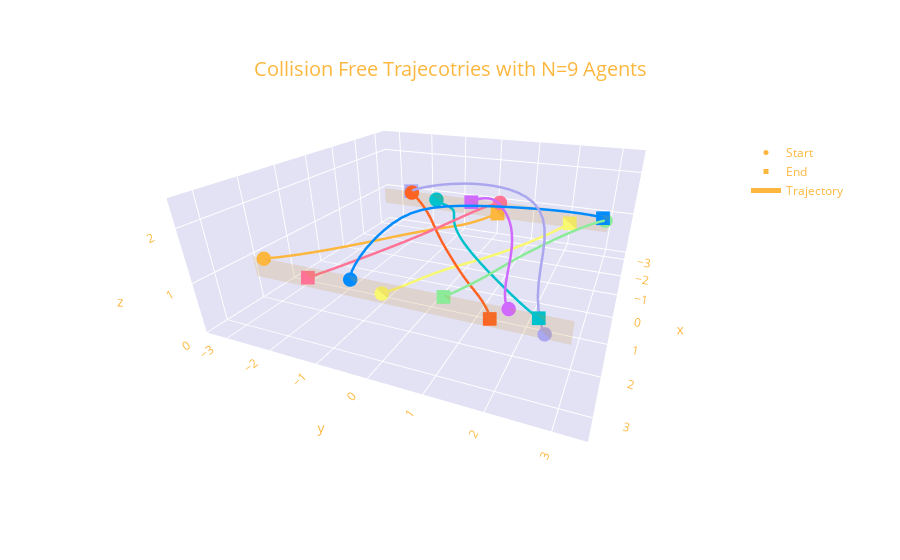

Notebook cell for this chart:
### Code cell
c = ["#fdb73e", "#00C1CC", '#008CFF', '#8BEB98', '#CF69FF', '#FF7396', "#F9F871", "#FF6222", "#AAA7EF"]

last = len(agent1_x)-1

start1 = go.Scatter3d(
    x=[pos_df[pos_df.Agent=='Agent 1'].X[0]],
    y=[pos_df[pos_df.Agent=='Agent 1'].Y[0]],
    z=[pos_df[pos_df.Agent=='Agent 1'].Z[0]],
    mode='markers',
    name='Start 1',
    marker=dict(symbol="circle",color=c[0],size=5),
    hovertemplate='Agent 1 start<extra></extra>'
)

end1 = go.Scatter3d(
    x=[pos_df[pos_df.Agent=='Agent 1'].X[last]],
    y=[pos_df[pos_df.Agent=='Agent 1'].Y[last]],
    z=[pos_df[pos_df.Agent=='Agent 1'].Z[last]],
    mode='markers',
    name='End 1',
    marker=dict(symbol="square",color=c[0],size=5),
    hovertemplate='Agent 1 end<extra></extra>'
)

traj1 = go.Scatter3d(
    x=pos_df[pos_df.Agent=='Agent 1'].X,
    y=pos_df[pos_df.Agent=='Agent 1'].Y,
    z=pos_df[pos_df.Agent=='Agent 1'].Z,
    mode='lines',
    name='Trajectory 1',
    line=dict(width=5, color=c[0]),
    hovertemplate='Agent 1 trajectory<extra></extra>'
)

start2 = go.Scatter3d(
    x=[pos_df[pos_df.Agent=='Agent 2'].X[0]],
    y=[pos_df[pos_df.Agent=='Agent 2'].Y[0]],
    z=[pos_df[pos_df.Agent=='Agent 2'].Z[0]],
    mode='markers',
    name='Start 2',
    marker=dict(symbol="circle",color=c[1],size=5),
    hovertemplate='Agent 2 start<extra></extra>'
)

end2 = go.Scatter3d(
    x=[pos_df[pos_df.Agent=='Agent 2'].X[last]],
    y=[pos_df[pos_df.Agent=='Agent 2'].Y[last]],
    z=[pos_df[pos_df.Agent=='Agent 2'].Z[last]],
    mode='markers',
    name='End 2',
    marker=dict(symbol="square",color=c[1],size=5),
    hovertemplate='Agent 2 end<extra></extra>'
)

traj2 = go.Scatter3d(
    x=pos_df[pos_df.Agent=='Agent 2'].X,
    y=pos_df[pos_df.Agent=='Agent 2'].Y,
    z=pos_df[pos_df.Agent=='Agent 2'].Z,
    mode='lines',
    name='Trajectory 2',
    line=dict(width=5, color=c[1]),
    hovertemplate='Agent 2 end<extra></extra>'
)

start3 = go.Scatter3d(
    x=[pos_df[pos_df.Agent=='Agent 3'].X[0]],
    y=[pos_df[pos_df.Agent=='Agent 3'].Y[0]],
    z=[pos_df[pos_df.Agent=='Agent 3'].Z[0]],
    mode='markers',
    name='Start 3',
    marker=dict(symbol="circle",color=c[2],size=5),
    hovertemplate='Agent 3 start<extra></extra>'
)

end3 = go.Scatter3d(
    x=[pos_df[pos_df.Agent=='Agent 3'].X[last]],
    y=[pos_df[pos_df.Agent=='Agent 3'].Y[last]],
    z=[pos_df[pos_df.Agent=='Agent 3'].Z[last]],
    mode='markers',
    name='End 3',
    marker=dict(symbol="square",color=c[2],size=5),
    hovertemplate='Agent 3 end<extra></extra>'
)

traj3 = go.Scatter3d(
    x=pos_df[pos_df.Agent=='Agent 3'].X,
    y=pos_df[pos_df.Agent=='Agent 3'].Y,
    z=pos_df[pos_df.Agent=='Agent 3'].Z,
    mode='lines',
    name='Trajectory 3',
    line=dict(width=5, color=c[2]),
    hovertemplate='Agent 3 trajectory<extra></extra>'
)

start4 = go.Scatter3d(
    x=[pos_df[pos_df.Agent=='Agent 4'].X[0]],
    y=[pos_df[pos_df.Agent=='Agent 4'].Y[0]],
    z=[pos_df[pos_df.Agent=='Agent 4'].Z[0]],
    mode='markers',
    name='Start 4',
    marker=dict(symbol="circle",color=c[3],size=5),
    hovertemplate='Agent 4 start<extra></extra>'
)

end4 = go.Scatter3d(
    x=[pos_df[pos_df.Agent=='Agent 4'].X[last]],
    y=[pos_df[pos_df.Agent=='Agent 4'].Y[last]],
    z=[pos_df[pos_df.Agent=='Agent 4'].Z[last]],
    mode='markers',
    name='End 4',
    marker=dict(symbol="square",color=c[3],size=5),
    hovertemplate='Agent 4 end<extra></extra>'
)

traj4 = go.Scatter3d(
    x=pos_df[pos_df.Agent=='Agent 4'].X,
    y=pos_df[pos_df.Agent=='Agent 4'].Y,
    z=pos_df[pos_df.Agent=='Agent 4'].Z,
    mode='lines',
    name='Trajectory 4',
    line=dict(width=5, color=c[3]),
    hovertemplate='Agent 4 trajectory<extra></extra>'
)

start5 = go.Scatter3d(
    x=[pos_df[pos_df.Agent=='Agent 5'].X[0]],
    y=[pos_df[pos_df.Agent=='Agent 5'].Y[0]],
    z=[pos_df[pos_df.Agent=='Agent 5'].Z[0]],
    mode='markers',
    name='Start 5',
    marker=dict(symbol="circle",color=c[4],size=5),
    hovertemplate='Agent 5 start<extra></extra>'
)

end5 = go.Scatter3d(
    x=[pos_df[pos_df.Agent=='Agent 5'].X[last]],
    y=[pos_df[pos_df.Agent=='Agent 5'].Y[last]],
    z=[pos_df[pos_df.Agent=='Agent 5'].Z[last]],
    mode='markers',
    name='End 5',
    marker=dict(symbol="square",color=c[4],size=5),
    hovertemplate='Agent 5 end<extra></extra>'
)

traj5 = go.Scatter3d(
    x=pos_df[pos_df.Agent=='Agent 5'].X,
    y=pos_df[pos_df.Agent=='Agent 5'].Y,
    z=pos_df[pos_df.Agent=='Agent 5'].Z,
    mode='lines',
    name='Trajectory 5',
    line=dict(width=5, color=c[4]),
    hovertemplate='Agent 5 trajectory<extra></extra>'
)

start6 = go.Scatter3d(
    x=[pos_df[pos_df.Agent=='Agent 6'].X[0]],
    y=[pos_df[pos_df.Agent=='Agent 6'].Y[0]],
    z=[pos_df[pos_df.Agent=='Agent 6'].Z[0]],
    mode='markers',
    name='Start 6',
    marker=dict(symbol="circle",color=c[5],size=5),
    hovertemplate='Agent 6 start<extra></extra>'
)

end6 = go.Scatter3d(
    x=[pos_df[pos_df.Agent=='Agent 6'].X[last]],
    y=[pos_df[pos_df.Agent=='Agent 6'].Y[last]],
    z=[pos_df[pos_df.Agent=='Agent 6'].Z[last]],
    mode='markers',
    name='End 6',
    marker=dict(symbol="square",color=c[5],size=5),
    hovertemplate='Agent 6 end<extra></extra>'
)

traj6 = go.Scatter3d(
    x=pos_df[pos_df.Agent=='Agent 6'].X,
    y=pos_df[pos_df.Agent=='Agent 6'].Y,
    z=pos_df[pos_df.Agent=='Agent 6'].Z,
    mode='lines',
    name='Trajectory 6',
    line=dict(width=5, color=c[5]),
    hovertemplate='Agent 6 trajectory<extra></extra>'
)

start7 = go.Scatter3d(
    x=[pos_df[pos_df.Agent=='Agent 7'].X[0]],
    y=[pos_df[pos_df.Agent=='Agent 7'].Y[0]],
    z=[pos_df[pos_df.Agent=='Agent 7'].Z[0]],
    mode='markers',
    name='Start 7',
    marker=dict(symbol="circle",color=c[6],size=5),
    hovertemplate='Agent 7 start<extra></extra>'
)

end7 = go.Scatter3d(
    x=[pos_df[pos_df.Agent=='Agent 7'].X[last]],
    y=[pos_df[pos_df.Agent=='Agent 7'].Y[last]],
    z=[pos_df[pos_df.Agent=='Agent 7'].Z[last]],
    mode='markers',
    name='End 6',
    marker=dict(symbol="square",color=c[6],size=5),
    hovertemplate='Agent 7 end<extra></extra>'
)

traj7 = go.Scatter3d(
    x=pos_df[pos_df.Agent=='Agent 7'].X,
    y=pos_df[pos_df.Agent=='Agent 7'].Y,
    z=pos_df[pos_df.Agent=='Agent 7'].Z,
    mode='lines',
    name='Trajectory 7',
    line=dict(width=5, color=c[6]),
    hovertemplate='Agent 7 trajectory<extra></extra>'
)

start8 = go.Scatter3d(
    x=[pos_df[pos_df.Agent=='Agent 8'].X[0]],
    y=[pos_df[pos_df.Agent=='Agent 8'].Y[0]],
    z=[pos_df[pos_df.Agent=='Agent 8'].Z[0]],
    mode='markers',
    name='Start 6',
    marker=dict(symbol="circle",color=c[7],size=5),
    hovertemplate='Agent 8 start<extra></extra>'
)

end8 = go.Scatter3d(
    x=[pos_df[pos_df.Agent=='Agent 8'].X[last]],
    y=[pos_df[pos_df.Agent=='Agent 8'].Y[last]],
    z=[pos_df[pos_df.Agent=='Agent 8'].Z[last]],
    mode='markers',
    name='End 8',
    marker=dict(symbol="square",color=c[7],size=5),
    hovertemplate='Agent 8 end<extra></extra>'
)

traj8 = go.Scatter3d(
    x=pos_df[pos_df.Agent=='Agent 8'].X,
    y=pos_df[pos_df.Agent=='Agent 8'].Y,
    z=pos_df[pos_df.Agent=='Agent 8'].Z,
    mode='lines',
    name='Trajectory 8',
    line=dict(width=5, color=c[7]),
    hovertemplate='Agent 8 trajectory<extra></extra>'
)

start9 = go.Scatter3d(
    x=[pos_df[pos_df.Agent=='Agent 9'].X[0]],
    y=[pos_df[pos_df.Agent=='Agent 9'].Y[0]],
    z=[pos_df[pos_df.Agent=='Agent 9'].Z[0]],
    mode='markers',
    name='Start 9',
    marker=dict(symbol="circle",color=c[8],size=5),
    hovertemplate='Agent 9 start<extra></extra>'
)

end9 = go.Scatter3d(
    x=[pos_df[pos_df.Agent=='Agent 9'].X[last]],
    y=[pos_df[pos_df.Agent=='Agent 9'].Y[last]],
    z=[pos_df[pos_df.Agent=='Agent 9'].Z[last]],
    mode='markers',
    name='End 9',
    marker=dict(symbol="square",color=c[8],size=5),
    hovertemplate='Agent 9 end<extra></extra>'
)

traj9 = go.Scatter3d(
    x=pos_df[pos_df.Agent=='Agent 9'].X,
    y=pos_df[pos_df.Agent=='Agent 9'].Y,
    z=pos_df[pos_df.Agent=='Agent 9'].Z,
    mode='lines',
    name='Trajectory 9',
    line=dict(width=5, color=c[8]),
    hovertemplate='Agent 9 trajectory<extra></extra>'
)

start = go.Scatter3d(
    x=[10],
    y=[10],
    z=[10],
    mode='markers',
    name='Start',
    marker=dict(symbol="circle",color="#fdb73e",size=5)
)

end = go.Scatter3d(
    x=[10],
    y=[10],
    z=[10],
    mode='markers',
    name='End',
    marker=dict(symbol="square",color="#fdb73e",size=5)
)

traj = go.Scatter3d(
    x=[10],
    y=[10],
    z=[10],
    mode='lines',
    name='Trajectory',
    line=dict(width=5, color="#fdb73e")
)

start_zone = go.Mesh3d(
        x=[-2.5, -2.5, -2.5, -2.5],
        y=[-3, -3, 3, 3],
        z=[1.2, 0.8, 1.2, 0.8],

        i=[0, 0, 0, 1],
        j=[1, 2, 3, 2],
        k=[2, 3, 1, 3],
        opacity=0.1,
        color='#fdb73e',
        flatshading = True,
        hovertemplate='Even Agent<br>Start Zone<extra></extra>'
    )

end_zone = go.Mesh3d(
        x=[2.5, 2.5, 2.5, 2.5],
        y=[-3, -3, 3, 3],
        z=[1.2, 0.8, 1.2, 0.8],

        i=[0, 0, 0, 1],
        j=[1, 2, 3, 2],
        k=[2, 3, 1, 3],
        opacity=0.1,
        color='#fdb73e',
        flatshading = True,
        hovertemplate='Odd Agent<br>Start Zone<extra></extra>'
    )

fig = go.Figure(data=[start1, end1, traj1, 
                      start2, end2, traj2, 
                      start3, end3, traj3, 
                      start4, end4, traj4,
                      start5, end5, traj5,
                      start6, end6, traj6, 
                      start7, end7, traj7,
                      start8, end8, traj8,
                      start9, end9, traj9,
                      start, end, traj,
                      start_zone, end_zone])

fig.update_layout({
    'paper_bgcolor': 'rgba(0, 0, 0, 0)',
    'scene_xaxis_backgroundcolor': 'rgba(47, 47, 65, 0.3)',
    'scene_yaxis_backgroundcolor': 'rgba(47, 47, 65, 0.3)',
    'scene_zaxis_backgroundcolor': 'rgba(47, 47, 65, 0.3)',
    'scene_xaxis_linecolor': 'rgba(0, 0, 0, 0)',
    'scene_yaxis_linecolor': 'rgba(0, 0, 0, 0)',
    'scene_zaxis_linecolor': 'rgba(0, 0, 0, 0)',
    'scene_xaxis_gridcolor': 'rgba(0, 0, 0, 0)',
    'scene_yaxis_gridcolor': 'rgba(0, 0, 0, 0)',
    'scene_zaxis_gridcolor': 'rgba(0, 0, 0, 0)',
    
})

fig.update_layout(
    font_color="#fdb73e",
    title={
        'text': "Collision Free Trajecotries with N=9 Agents",
        'y':0.89,
        'x':0.50,
        'font_size': 20}
)

fig.update_layout(
    scene = dict(
        xaxis = dict(range=[-3.5,3.5],),
        yaxis = dict(range=[-3.5,3.5],),
        zaxis = dict(nticks=3, range=[0,2.5],),)
)


fig.update_layout(
    scene_camera = dict(
        up = dict(x=0, y=0, z=1),
        center = dict(x=0, y=0, z=-0.2),
        eye = dict(x=1.2, y=0.5, z=0.5))
)

labels_to_show_in_legend = ["Start","End","Trajectory","Zone"]

for trace in fig['data']: 
    if (not trace['name'] in labels_to_show_in_legend):
        trace['showlegend'] = False

        
fig.update_layout(legend=dict(
    yanchor="top",
    y=0.9,
    xanchor="left",
    x=0.9
))

fig.update_layout(scene_aspectratio=dict(x=1, y=1, z=0.37))

fig.write_html("traj9.html")

fig.show()

### Figure 1 — Plotly figure (JSON) as saved in the notebook; plotly's stock layout.template omitted (floating-point values rounded to 4 significant figures)
{"data": [{"hovertemplate": "Agent 1 start<extra></extra>", "marker": {"color": "#fdb73e", "size": 5, "symbol": "circle"}, "mode": "markers", "name": "Start 1", "showlegend": false, "type": "scatter3d", "x": [2.5], "y": [-2.744], "z": [1.196]}, {"hovertemplate": "Agent 1 end<extra></extra>", "marker": {"color": "#fdb73e", "size": 5, "symbol": "square"}, "mode": "markers", "name": "End 1", "showlegend": false, "type": "scatter3d", "x": [-2.489], "y": [0.2754], "z": [0.9123]}, {"hovertemplate": "Agent 1 trajectory<extra></extra>", "line": {"color": "#fdb73e", "width": 5}, "mode": "lines", "name": "Trajectory 1", "showlegend": false, "type": "scatter3d", "x": [2.5, 2.5, 2.498, 2.486, 2.456, 2.397, 2.303, 2.17, 1.997, 1.786, 1.543, 1.279, 1.001, 0.7178, 0.4377, 0.1673, -0.08766, -0.3235, -0.5389, -0.7342, -0.9102, -1.068, -1.207, -1.331, -1.443, -1.545, -1.64, -1.728, -1.811, -1.889, -1.96, -2.027, -2.087, -2.142, -2.191, -2.234, -2.273, -2.307, -2.337, -2.363, -2.386, -2.406, -2.422, -2.437, -2.449, -2.459, -2.468, -2.475, -2.48, -2.485, -2.489], "y": [-2.744, -2.743, -2.741, -2.729, -2.699, -2.642, -2.557, -2.443, -2.305, -2.149, -1.981, -1.806, -1.631, -1.458, -1.292, -1.136, -0.9898, -0.8562, -0.7364, -0.6322, -0.545, -0.4754, -0.4217, -0.3799, -0.3449, -0.3124, -0.2793, -0.2444, -0.2073, -0.1686, -0.1291, -0.08998, -0.05195, -0.0157, 0.01832, 0.04987, 0.07886, 0.1053, 0.1293, 0.1509, 0.1704, 0.1878, 0.2033, 0.217, 0.2292, 0.2399, 0.2492, 0.2573, 0.2643, 0.2703, 0.2754], "z": [1.196, 1.196, 1.195, 1.194, 1.19, 1.184, 1.176, 1.165, 1.153, 1.14, 1.125, 1.111, 1.096, 1.081, 1.067, 1.052, 1.034, 1.015, 0.9948, 0.973, 0.9504, 0.927, 0.9035, 0.8813, 0.8618, 0.8459, 0.8339, 0.8257, 0.8208, 0.8188, 0.8191, 0.8213, 0.8249, 0.8295, 0.8349, 0.8408, 0.847, 0.8532, 0.8595, 0.8656, 0.8715, 0.8771, 0.8824, 0.8873, 0.8919, 0.8962, 0.9001, 0.9036, 0.9068, 0.9097, 0.9123]}, {"hovertemplate": "Agent 2 start<extra></extra>", "marker": {"color": "#00C1CC", "size": 5, "symbol": "circle"}, "mode": "markers", "name": "Start 2", "showlegend": false, "type": "scatter3d", "x": [-2.5], "y": [-1.443], "z": [1.068]}, {"hovertemplate": "Agent 2 end<extra></extra>", "marker": {"color": "#00C1CC", "size": 5, "symbol": "square"}, "mode": "markers", "name": "End 2", "showlegend": false, "type": "scatter3d", "x": [2.504], "y": [2.476], "z": [1.135]}, {"hovertemplate": "Agent 2 end<extra></extra>", "line": {"color": "#00C1CC", "width": 5}, "mode": "lines", "name": "Trajectory 2", "showlegend": false, "type": "scatter3d", "x": [-2.5, -2.5, -2.497, -2.486, -2.455, -2.396, -2.306, -2.192, -2.071, -1.956, -1.849, -1.742, -1.624, -1.485, -1.319, -1.127, -0.9115, -0.6798, -0.4388, -0.1956, 0.04396, 0.2753, 0.4956, 0.703, 0.8965, 1.076, 1.241, 1.392, 1.53, 1.655, 1.767, 1.868, 1.959, 2.039, 2.11, 2.172, 2.226, 2.274, 2.315, 2.35, 2.38, 2.406, 2.427, 2.445, 2.46, 2.472, 2.482, 2.49, 2.496, 2.5, 2.504], "y": [-1.443, -1.442, -1.44, -1.428, -1.397, -1.339, -1.247, -1.124, -0.9854, -0.8479, -0.7291, -0.6384, -0.571, -0.5126, -0.4477, -0.3651, -0.2595, -0.1304, 0.01853, 0.1819, 0.3538, 0.5286, 0.7016, 0.8693, 1.029, 1.18, 1.32, 1.451, 1.57, 1.68, 1.779, 1.87, 1.951, 2.024, 2.089, 2.147, 2.198, 2.243, 2.282, 2.316, 2.346, 2.371, 2.393, 2.411, 2.427, 2.439, 2.45, 2.459, 2.466, 2.471, 2.476], "z": [1.068, 1.068, 1.068, 1.069, 1.07, 1.071, 1.075, 1.084, 1.097, 1.108, 1.113, 1.109, 1.099, 1.086, 1.073, 1.062, 1.054, 1.048, 1.045, 1.044, 1.045, 1.048, 1.051, 1.055, 1.06, 1.065, 1.07, 1.075, 1.08, 1.086, 1.09, 1.095, 1.099, 1.103, 1.107, 1.111, 1.114, 1.117, 1.119, 1.122, 1.124, 1.126, 1.127, 1.129, 1.13, 1.131, 1.132, 1.133, 1.134, 1.134, 1.135]}, {"hovertemplate": "Agent 3 start<extra></extra>", "marker": {"color": "#008CFF", "size": 5, "symbol": "circle"}, "mode": "markers", "name": "Start 3", "showlegend": false, "type": "scatter3d", "x": [2.5], "y": [-0.8443], "z": [1.131]}, {"hovertemplate": "Agent 3 end<extra></extra>", "marker": {"color": "#008CFF", "size": 5, "symbol": "square"}, "mode": "markers", "name": "End 3", "showlegend": false, "type": "scatter3d", "x": [-2.497], "y": [2.855], "z": [1.127]}, {"hovertemplate": "Agent 3 trajectory<extra></extra>", "line": {"color": "#008CFF", "width": 5}, "mode": "lines", "name": "Trajectory 3", "showlegend": false, "type": "scatter3d", "x": [2.5, 2.5, 2.498, 2.486, 2.456, 2.397, 2.303, 2.17, 1.998, 1.791, 1.568, 1.346, 1.137, 0.9455, 0.7694, 0.6023, 0.4375, 0.2693, 0.09525, -0.08481, -0.2689, -0.4541, -0.6371, -0.8148, -0.9846, -1.145, -1.295, -1.433, -1.56, -1.675, -1.78, -1.875, -1.96, -2.036, -2.103, -2.163, -2.216, -2.262, -2.302, -2.337, -2.367, -2.393, -2.414, -2.433, -2.448, -2.461, -2.472, -2.48, -2.487, -2.492, -2.497], "y": [-0.8443, -0.8442, -0.8464, -0.8537, -0.8616, -0.8613, -0.8469, -0.8177, -0.7766, -0.7272, -0.6711, -0.6041, -0.5185, -0.4069, -0.266, -0.09711, 0.0948, 0.3028, 0.5194, 0.7373, 0.9505, 1.154, 1.345, 1.521, 1.683, 1.829, 1.96, 2.079, 2.184, 2.279, 2.362, 2.436, 2.501, 2.558, 2.607, 2.65, 2.687, 2.719, 2.746, 2.768, 2.787, 2.803, 2.816, 2.826, 2.834, 2.841, 2.846, 2.849, 2.852, 2.854, 2.855], "z": [1.131, 1.131, 1.134, 1.148, 1.18, 1.236, 1.32, 1.422, 1.526, 1.621, 1.703, 1.773, 1.83, 1.874, 1.902, 1.916, 1.916, 1.903, 1.88, 1.85, 1.813, 1.772, 1.728, 1.683, 1.638, 1.594, 1.551, 1.509, 1.47, 1.433, 1.399, 1.367, 1.338, 1.311, 1.287, 1.265, 1.245, 1.228, 1.212, 1.198, 1.186, 1.175, 1.166, 1.158, 1.151, 1.145, 1.14, 1.136, 1.132, 1.129, 1.127]}, {"hovertemplate": "Agent 4 start<extra></extra>", "marker": {"color": "#8BEB98", "size": 5, "symbol": "circle"}, "mode": "markers", "name": "Start 4", "showlegend": false, "type": "scatter3d", "x": [-2.5], "y": [2.917], "z": [1.076]}, {"hovertemplate": "Agent 4 end<extra></extra>", "marker": {"color": "#8BEB98", "size": 5, "symbol": "square"}, "mode": "markers", "name": "End 4", "showlegend": false, "type": "scatter3d", "x": [2.514], "y": [0.9298], "z": [1.173]}, {"hovertemplate": "Agent 4 trajectory<extra></extra>", "line": {"color": "#8BEB98", "width": 5}, "mode": "lines", "name": "Trajectory 4", "showlegend": false, "type": "scatter3d", "x": [-2.5, -2.5, -2.497, -2.486, -2.455, -2.396, -2.302, -2.169, -1.995, -1.783, -1.541, -1.276, -0.9978, -0.715, -0.4346, -0.162, 0.09943, 0.3479, 0.5823, 0.8012, 1.004, 1.189, 1.358, 1.511, 1.648, 1.77, 1.878, 1.974, 2.058, 2.131, 2.195, 2.251, 2.298, 2.339, 2.374, 2.403, 2.427, 2.448, 2.464, 2.478, 2.489, 2.497, 2.504, 2.509, 2.512, 2.514, 2.515, 2.516, 2.516, 2.515, 2.514], "y": [2.917, 2.917, 2.915, 2.906, 2.884, 2.844, 2.784, 2.707, 2.613, 2.509, 2.398, 2.283, 2.168, 2.056, 1.948, 1.847, 1.754, 1.672, 1.601, 1.539, 1.484, 1.434, 1.386, 1.342, 1.299, 1.259, 1.222, 1.187, 1.155, 1.126, 1.099, 1.076, 1.055, 1.036, 1.02, 1.005, 0.993, 0.9821, 0.9728, 0.9647, 0.9579, 0.952, 0.9471, 0.9431, 0.9397, 0.9369, 0.9347, 0.933, 0.9316, 0.9306, 0.9298], "z": [1.076, 1.076, 1.076, 1.076, 1.078, 1.08, 1.083, 1.087, 1.092, 1.096, 1.101, 1.107, 1.112, 1.117, 1.122, 1.127, 1.133, 1.139, 1.146, 1.153, 1.16, 1.166, 1.17, 1.174, 1.177, 1.18, 1.181, 1.182, 1.183, 1.183, 1.183, 1.183, 1.183, 1.182, 1.182, 1.181, 1.18, 1.18, 1.179, 1.178, 1.177, 1.177, 1.176, 1.176, 1.175, 1.175, 1.174, 1.174, 1.173, 1.173, 1.173]}, {"hovertemplate": "Agent 5 start<extra></extra>", "marker": {"color": "#CF69FF", "size": 5, "symbol": "circle"}, "mode": "markers", "name": "Start 5", "showlegend": false, "type": "scatter3d", "x": [2.5], "y": [2.006], "z": [1.183]}, {"hovertemplate": "Agent 5 end<extra></extra>", "marker": {"color": "#CF69FF", "size": 5, "symbol": "square"}, "mode": "markers", "name": "End 5", "showlegend": false, "type": "scatter3d", "x": [-2.517], "y": [-0.4551], "z": [1.11]}, {"hovertemplate": "Agent 5 trajectory<extra></extra>", "line": {"color": "#CF69FF", "width": 5}, "mode": "lines", "name": "Trajectory 5", "showlegend": false, "type": "scatter3d", "x": [2.5, 2.5, 2.498, 2.486, 2.456, 2.397, 2.303, 2.17, 1.997, 1.786, 1.543, 1.279, 1.001, 0.7178, 0.4373, 0.1647, -0.09619, -0.3428, -0.5741, -0.7897, -0.99, -1.176, -1.346, -1.502, -1.643, -1.769, -1.881, -1.98, -2.066, -2.141, -2.206, -2.262, -2.31, -2.35, -2.385, -2.413, -2.437, -2.457, -2.473, -2.486, -2.496, -2.504, -2.51, -2.514, -2.517, -2.519, -2.519, -2.52, -2.519, -2.518, -2.517], "y": [2.006, 2.006, 2.004, 1.995, 1.975, 1.943, 1.901, 1.852, 1.802, 1.752, 1.703, 1.654, 1.599, 1.536, 1.462, 1.376, 1.279, 1.174, 1.063, 0.9517, 0.8432, 0.7402, 0.6432, 0.5517, 0.4649, 0.3822, 0.3031, 0.2279, 0.1566, 0.08952, 0.02698, -0.03086, -0.08391, -0.1322, -0.1759, -0.2151, -0.2502, -0.2813, -0.3089, -0.3331, -0.3544, -0.3729, -0.3889, -0.4028, -0.4146, -0.4247, -0.4332, -0.4403, -0.4463, -0.4511, -0.4551], "z": [1.183, 1.183, 1.183, 1.183, 1.184, 1.187, 1.192, 1.202, 1.217, 1.24, 1.27, 1.307, 1.351, 1.396, 1.44, 1.479, 1.511, 1.533, 1.545, 1.549, 1.547, 1.539, 1.526, 1.51, 1.491, 1.469, 1.446, 1.421, 1.396, 1.372, 1.348, 1.324, 1.302, 1.281, 1.261, 1.243, 1.226, 1.211, 1.197, 1.184, 1.172, 1.162, 1.153, 1.145, 1.138, 1.131, 1.126, 1.121, 1.117, 1.113, 1.11]}, {"hovertemplate": "Agent 6 start<extra></extra>", "marker": {"color": "#FF7396", "size": 5, "symbol": "circle"}, "mode": "markers", "name": "Start 6", "showlegend": false, "type": "scatter3d", "x": [-2.5], "y": [0.3238], "z": [1.19]}, {"hovertemplate": "Agent 6 end<extra></extra>", "marker": {"color": "#FF7396", "size": 5, "symbol": "square"}, "mode": "markers", "name": "End 6", "showlegend": false, "type": "scatter3d", "x": [2.512], "y": [-1.76], "z": [1.002]}, {"hovertemplate": "Agent 6 trajectory<extra></extra>", "line": {"color": "#FF7396", "width": 5}, "mode": "lines", "name": "Trajectory 6", "showlegend": false, "type": "scatter3d", "x": [-2.5, -2.5, -2.497, -2.486, -2.455, -2.396, -2.302, -2.169, -1.994, -1.781, -1.536, -1.269, -0.9883, -0.7034, -0.4215, -0.1479, 0.1133, 0.3598, 0.5901, 0.8036, 1.0, 1.18, 1.345, 1.493, 1.628, 1.748, 1.856, 1.951, 2.036, 2.11, 2.175, 2.232, 2.281, 2.323, 2.359, 2.389, 2.415, 2.436, 2.454, 2.469, 2.48, 2.49, 2.497, 2.503, 2.507, 2.51, 2.512, 2.513, 2.513, 2.513, 2.512], "y": [0.3238, 0.3239, 0.3221, 0.3129, 0.2896, 0.2478, 0.187, 0.112, 0.02898, -0.05709, -0.1441, -0.2323, -0.3224, -0.4148, -0.5093, -0.6049, -0.7003, -0.7942, -0.8853, -0.9723, -1.055, -1.132, -1.203, -1.268, -1.328, -1.383, -1.432, -1.476, -1.515, -1.55, -1.581, -1.609, -1.633, -1.654, -1.672, -1.687, -1.701, -1.712, -1.722, -1.73, -1.737, -1.742, -1.747, -1.75, -1.753, -1.755, -1.757, -1.758, -1.759, -1.759, -1.76], "z": [1.19, 1.19, 1.19, 1.189, 1.186, 1.182, 1.176, 1.169, 1.161, 1.152, 1.143, 1.133, 1.123, 1.114, 1.104, 1.095, 1.086, 1.078, 1.07, 1.063, 1.056, 1.049, 1.044, 1.038, 1.034, 1.029, 1.026, 1.022, 1.019, 1.017, 1.014, 1.012, 1.01, 1.009, 1.008, 1.007, 1.006, 1.005, 1.004, 1.004, 1.003, 1.003, 1.002, 1.002, 1.002, 1.002, 1.002, 1.002, 1.002, 1.002, 1.002]}, {"hovertemplate": "Agent 7 start<extra></extra>", "marker": {"color": "#F9F871", "size": 5, "symbol": "circle"}, "mode": "markers", "name": "Start 7", "showlegend": false, "type": "scatter3d", "x": [2.5], "y": [-0.2278], "z": [0.99]}, {"hovertemplate": "Agent 7 end<extra></extra>", "marker": {"color": "#F9F871", "size": 5, "symbol": "square"}, "mode": "markers", "name": "End 6", "showlegend": false, "type": "scatter3d", "x": [-2.512], "y": [2.107], "z": [0.8993]}, {"hovertemplate": "Agent 7 trajectory<extra></extra>", "line": {"color": "#F9F871", "width": 5}, "mode": "lines", "name": "Trajectory 7", "showlegend": false, "type": "scatter3d", "x": [2.5, 2.5, 2.498, 2.486, 2.456, 2.397, 2.303, 2.17, 1.997, 1.786, 1.543, 1.279, 1.001, 0.7178, 0.4373, 0.1647, -0.09618, -0.3427, -0.5734, -0.7876, -0.9852, -1.166, -1.331, -1.481, -1.616, -1.738, -1.846, -1.943, -2.028, -2.103, -2.169, -2.226, -2.276, -2.318, -2.355, -2.386, -2.412, -2.434, -2.452, -2.467, -2.479, -2.489, -2.496, -2.502, -2.506, -2.509, -2.511, -2.512, -2.513, -2.513, -2.512], "y": [-0.2278, -0.2276, -0.2254, -0.2168, -0.1983, -0.169, -0.1311, -0.08749, -0.04189, 0.003694, 0.04849, 0.09437, 0.1454, 0.2056, 0.2767, 0.3593, 0.4522, 0.5535, 0.6608, 0.7711, 0.8819, 0.9909, 1.096, 1.197, 1.292, 1.38, 1.462, 1.538, 1.607, 1.669, 1.726, 1.777, 1.823, 1.864, 1.9, 1.932, 1.96, 1.985, 2.006, 2.024, 2.04, 2.054, 2.065, 2.075, 2.083, 2.089, 2.094, 2.099, 2.102, 2.105, 2.107], "z": [0.99, 0.9901, 0.9901, 0.9895, 0.9877, 0.9837, 0.9757, 0.9625, 0.9427, 0.9155, 0.8799, 0.8369, 0.7882, 0.7375, 0.6877, 0.6425, 0.605, 0.5769, 0.5585, 0.5492, 0.5477, 0.5527, 0.5628, 0.5769, 0.5937, 0.6125, 0.6324, 0.6529, 0.6734, 0.6936, 0.7133, 0.7321, 0.7499, 0.7666, 0.7822, 0.7966, 0.8099, 0.822, 0.833, 0.8429, 0.8518, 0.8597, 0.8668, 0.8731, 0.8786, 0.8834, 0.8876, 0.8912, 0.8943, 0.897, 0.8993]}, {"hovertemplate": "Agent 8 start<extra></extra>", "marker": {"color": "#FF6222", "size": 5, "symbol": "circle"}, "mode": "markers", "name": "Start 6", "showlegend": false, "type": "scatter3d", "x": [-2.5], "y": [-2.171], "z": [1.174]}, {"hovertemplate": "Agent 8 end<extra></extra>", "marker": {"color": "#FF6222", "size": 5, "symbol": "square"}, "mode": "markers", "name": "End 8", "showlegend": false, "type": "scatter3d", "x": [2.465], "y": [1.703], "z": [0.9235]}, {"hovertemplate": "Agent 8 trajectory<extra></extra>", "line": {"color": "#FF6222", "width": 5}, "mode": "lines", "name": "Trajectory 8", "showlegend": false, "type": "scatter3d", "x": [-2.5, -2.5, -2.497, -2.486, -2.455, -2.396, -2.302, -2.169, -1.995, -1.785, -1.547, -1.293, -1.029, -0.7626, -0.5022, -0.2555, -0.02652, 0.1838, 0.3751, 0.546, 0.6961, 0.8268, 0.9414, 1.045, 1.141, 1.235, 1.327, 1.42, 1.512, 1.602, 1.689, 1.772, 1.851, 1.924, 1.991, 2.053, 2.109, 2.159, 2.204, 2.245, 2.281, 2.313, 2.341, 2.365, 2.387, 2.405, 2.421, 2.435, 2.447, 2.457, 2.465], "y": [-2.171, -2.171, -2.168, -2.157, -2.126, -2.067, -1.975, -1.848, -1.69, -1.508, -1.314, -1.116, -0.9225, -0.735, -0.5526, -0.3697, -0.1849, -0.002644, 0.1704, 0.3291, 0.4716, 0.5989, 0.7135, 0.8178, 0.9135, 1.002, 1.084, 1.159, 1.228, 1.29, 1.347, 1.397, 1.442, 1.482, 1.517, 1.548, 1.574, 1.597, 1.616, 1.633, 1.647, 1.659, 1.669, 1.677, 1.684, 1.69, 1.694, 1.697, 1.7, 1.702, 1.703], "z": [1.174, 1.174, 1.173, 1.172, 1.169, 1.164, 1.157, 1.148, 1.137, 1.126, 1.112, 1.096, 1.079, 1.061, 1.037, 1.004, 0.9613, 0.9154, 0.87, 0.8276, 0.7896, 0.7571, 0.7307, 0.7108, 0.6974, 0.6902, 0.6884, 0.6912, 0.6978, 0.7072, 0.7188, 0.7319, 0.7459, 0.7604, 0.7751, 0.7895, 0.8036, 0.8171, 0.8299, 0.842, 0.8533, 0.8638, 0.8734, 0.8822, 0.8902, 0.8974, 0.9039, 0.9097, 0.9149, 0.9194, 0.9235]}, {"hovertemplate": "Agent 9 start<extra></extra>", "marker": {"color": "#AAA7EF", "size": 5, "symbol": "circle"}, "mode": "markers", "name": "Start 9", "showlegend": false, "type": "scatter3d", "x": [2.5], "y": [2.59], "z": [0.8817]}, {"hovertemplate": "Agent 9 end<extra></extra>", "marker": {"color": "#AAA7EF", "size": 5, "symbol": "square"}, "mode": "markers", "name": "End 9", "showlegend": false, "type": "scatter3d", "x": [-2.519], "y": [-2.199], "z": [1.202]}, {"hovertemplate": "Agent 9 trajectory<extra></extra>", "line": {"color": "#AAA7EF", "width": 5}, "mode": "lines", "name": "Trajectory 9", "showlegend": false, "type": "scatter3d", "x": [2.5, 2.5, 2.498, 2.486, 2.456, 2.397, 2.303, 2.17, 1.996, 1.779, 1.522, 1.23, 0.9112, 0.578, 0.2433, -0.081, -0.386, -0.666, -0.9185, -1.143, -1.342, -1.516, -1.669, -1.803, -1.919, -2.02, -2.108, -2.183, -2.248, -2.304, -2.351, -2.39, -2.422, -2.449, -2.471, -2.488, -2.502, -2.513, -2.52, -2.526, -2.53, -2.532, -2.533, -2.533, -2.532, -2.53, -2.529, -2.526, -2.524, -2.521, -2.519], "y": [2.59, 2.59, 2.588, 2.578, 2.556, 2.518, 2.464, 2.401, 2.34, 2.292, 2.253, 2.213, 2.159, 2.078, 1.963, 1.812, 1.626, 1.413, 1.179, 0.9333, 0.6828, 0.434, 0.1918, -0.04035, -0.2601, -0.466, -0.6574, -0.8341, -0.9962, -1.144, -1.279, -1.4, -1.509, -1.607, -1.693, -1.77, -1.838, -1.897, -1.949, -1.993, -2.032, -2.065, -2.093, -2.117, -2.137, -2.153, -2.167, -2.178, -2.186, -2.193, -2.199], "z": [0.8817, 0.8819, 0.8824, 0.8872, 0.9049, 0.9448, 1.011, 1.101, 1.214, 1.344, 1.478, 1.604, 1.714, 1.804, 1.871, 1.916, 1.941, 1.948, 1.941, 1.923, 1.895, 1.862, 1.824, 1.782, 1.74, 1.697, 1.654, 1.613, 1.573, 1.535, 1.499, 1.466, 1.435, 1.407, 1.381, 1.357, 1.336, 1.317, 1.299, 1.284, 1.27, 1.259, 1.248, 1.239, 1.231, 1.224, 1.218, 1.213, 1.209, 1.205, 1.202]}, {"marker": {"color": "#fdb73e", "size": 5, "symbol": "circle"}, "mode": "markers", "name": "Start", "type": "scatter3d", "x": [10], "y": [10], "z": [10]}, {"marker": {"color": "#fdb73e", "size": 5, "symbol": "square"}, "mode": "markers", "name": "End", "type": "scatter3d", "x": [10], "y": [10], "z": [10]}, {"line": {"color": "#fdb73e", "width": 5}, "mode": "lines", "name": "Trajectory", "type": "scatter3d", "x": [10], "y": [10], "z": [10]}, {"color": "#fdb73e", "flatshading": true, "hovertemplate": "Even Agent<br>Start Zone<extra></extra>", "i": [0, 0, 0, 1], "j": [1, 2, 3, 2], "k": [2, 3, 1, 3], "opacity": 0.1, "showlegend": false, "type": "mesh3d", "x": [-2.5, -2.5, -2.5, -2.5], "y": [-3, -3, 3, 3], "z": [1.2, 0.8, 1.2, 0.8]}, {"color": "#fdb73e", "flatshading": true, "hovertemplate": "Odd Agent<br>Start Zone<extra></extra>", "i": [0, 0, 0, 1], "j": [1, 2, 3, 2], "k": [2, 3, 1, 3], "opacity": 0.1, "showlegend": false, "type": "mesh3d", "x": [2.5, 2.5, 2.5, 2.5], "y": [-3, -3, 3, 3], "z": [1.2, 0.8, 1.2, 0.8]}], "layout": {"font": {"color": "#fdb73e"}, "legend": {"x": 0.9, "xanchor": "left", "y": 0.9, "yanchor": "top"}, "paper_bgcolor": "rgba(0, 0, 0, 0)", "scene": {"aspectratio": {"x": 1, "y": 1, "z": 0.37}, "camera": {"center": {"x": 0, "y": 0, "z": -0.2}, "eye": {"x": 1.2, "y": 0.5, "z": 0.5}, "up": {"x": 0, "y": 0, "z": 1}}, "xaxis": {"backgroundcolor": "rgba(47, 47, 65, 0.3)", "gridcolor": "rgba(0, 0, 0, 0)", "linecolor": "rgba(0, 0, 0, 0)", "range": [-3.5, 3.5]}, "yaxis": {"backgroundcolor": "rgba(47, 47, 65, 0.3)", "gridcolor": "rgba(0, 0, 0, 0)", "linecolor": "rgba(0, 0, 0, 0)", "range": [-3.5, 3.5]}, "zaxis": {"backgroundcolor": "rgba(47, 47, 65, 0.3)", "gridcolor": "rgba(0, 0, 0, 0)", "linecolor": "rgba(0, 0, 0, 0)", "nticks": 3, "range": [0, 2.5]}}, "title": {"font": {"size": 20}, "text": "Collision Free Trajecotries with N=9 Agents", "x": 0.5, "y": 0.89}}}
